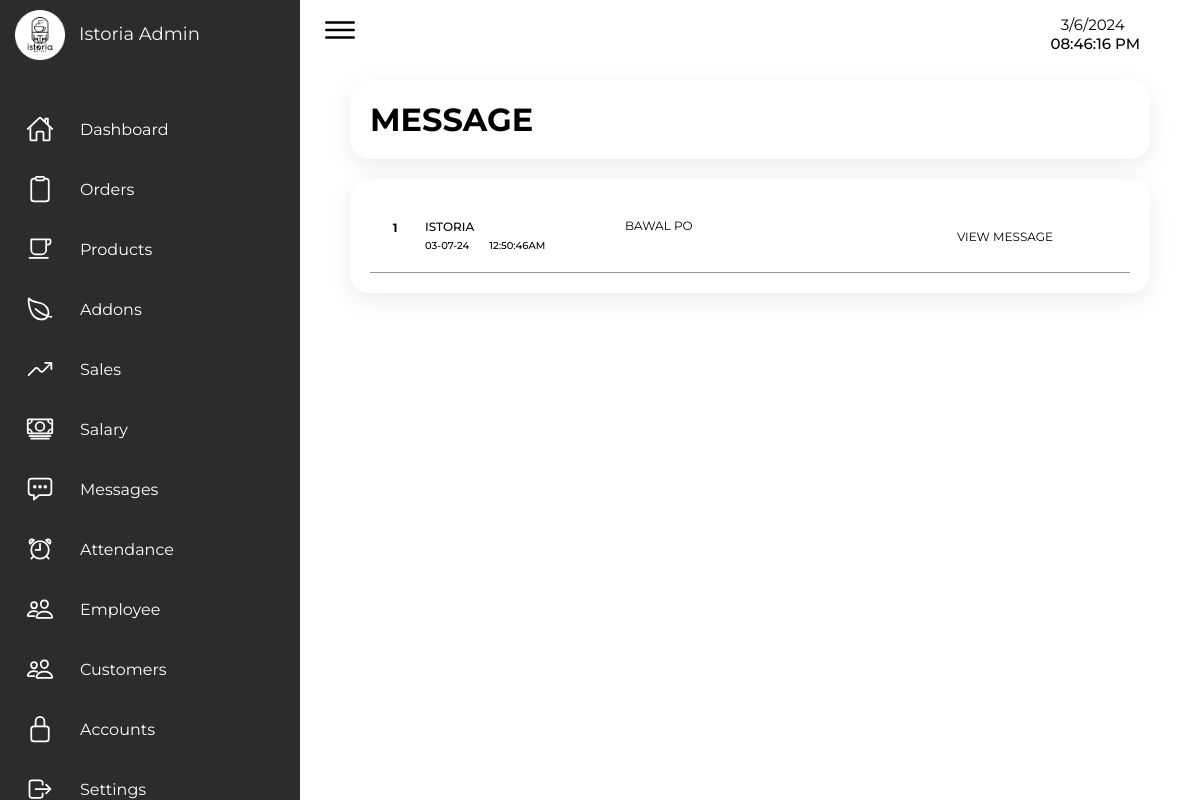
Before: /Admin/admin_messages.php (signed in) with the older database file.
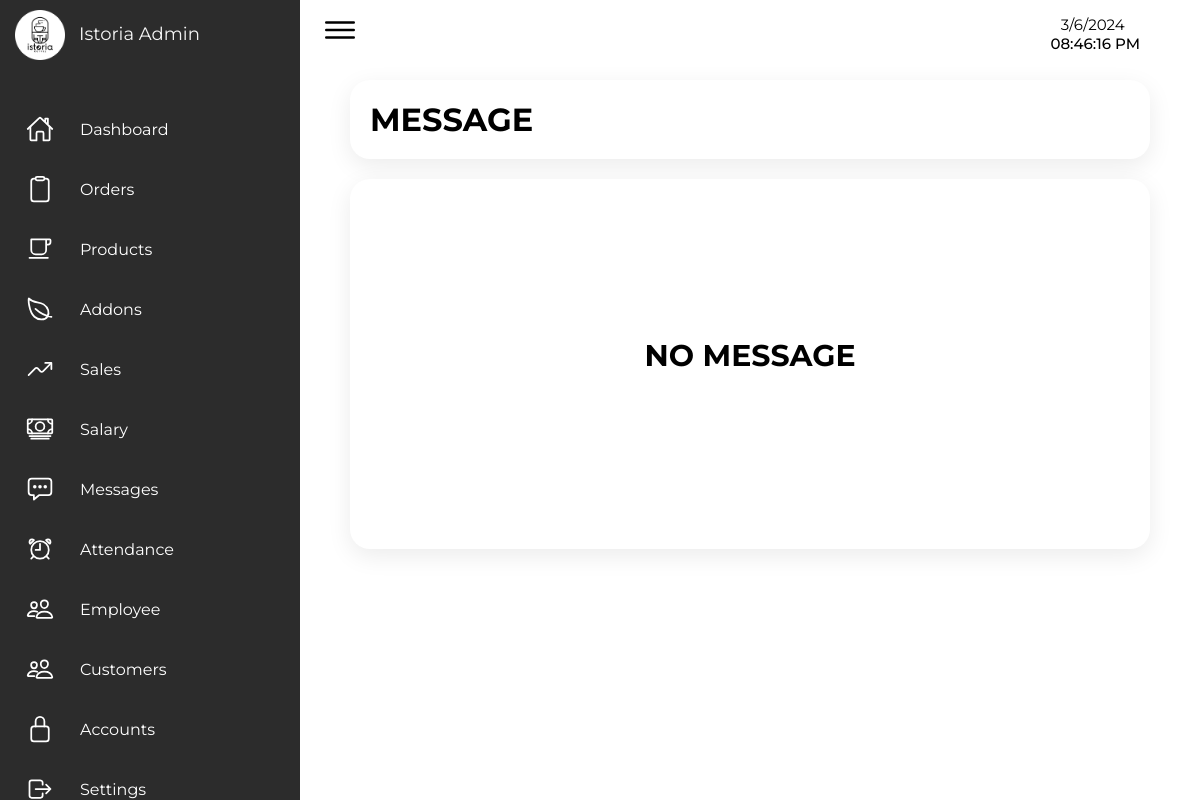
After: the same page with the newer database file.
### tables this page shows
CREATE TABLE `message` (
  `id` int(255) NOT NULL,
  `user_id` int(255) NOT NULL,
  `sender` varchar(255) NOT NULL,
  `name` varchar(255) NOT NULL,
  `email` varchar(255) NOT NULL,
  `message` varchar(1000) NOT NULL,
  `date` varchar(255) NOT NULL
);

### Admin/admin_messages.php (the view, shortened to what this page needs)
<?php
  include '../connection.php';
?>
<!DOCTYPE html>
<html lang="en">
  <head>
    <link rel="stylesheet" href="../Src/Styles/style_admin.css" />
  </head>
  <body>
    <div class="container">
    <?php include 'sidenav.php' ?>
      <div class="main">
        <div class="topbar">
          <div class="toggle">
            <ion-icon name="menu-outline"></ion-icon>
          </div>
          <?php include 'time.php' ?>
        </div>
        <div class="container-box">
          <h1>MESSAGE</h1>
        </div>
        <div class="container-box">
            <table class="messages-table" id="message-table" >
              <tbody>
              <?php
                $count = 0;
                $select_message = mysqli_query($conn, "SELECT * FROM `message` ORDER BY user_id, date DESC") or die ('Query failed');
                $current_user_id = null;
                if(mysqli_num_rows( $select_message)>0){
                while($fetch_message = mysqli_fetch_assoc($select_message)){
                    if($fetch_message['user_id'] != $current_user_id){
                      $count++;
                      $sender = $fetch_message['sender'];
                      $date = strtok($fetch_message["date"], " ");
                      $time = substr(strstr($fetch_message["date"], " "), 1);
                  ?>
                  <tr>
                    <td><h1><?php echo $count ?></h1></td>
                    <td> <?php if ($sender == "user") { ?>
                            <h1><strong><?php echo $fetch_message['name'] ?></strong></h1>
                            <div class="time">
                              <h2><strong><?php echo $date ?></strong></h2>
                              <h2><strong><?php echo $time ?></strong></h2>
                            </div>
                      <?php } else { ?>
                        <h1><?php echo $fetch_message['name'] ?></h1>
                            <div class="time">
                              <h2><?php echo $date ?></h2>
                              <h2><?php echo $time ?></h2>
                            </div>
                        <?php } ?>
                    </td>
                    <td>
                    <?php if ($sender == "user") { ?>
                        <div class="msg">
                          <p><strong><?php echo $fetch_message['message'] ?> </strong></p>
                          <div class="dot"></div>
                        </div>
                      <?php } else { ?>
                        <p><?php echo $fetch_message['message'] ?></p>
                      <?php } ?>
                    </td>
                    <td><a href="admin_message_view.php?id=<?php echo $fetch_message['user_id']?>">VIEW MESSAGE</a></td>
                  </tr>
                 <?php
                 $current_user_id = $fetch_message['user_id'];
                      }
                }
              }else{
                ?>
                <tr>
                  <td colspan="8" style="padding: 150px 0px; border:0px;">
                    <h1 style="font-size: 30px;">NO MESSAGE</h1>
                  </td>
                </tr>
                <?php
              }
                ?>
              </tbody>
            </table>
        </div>
      </div>
    </div>
  </body>
</html>

Changed rows visible on the page:
removed message: name "ISTORIA", date "03-07-24", date "12:50:46AM", message "BAWAL PO"
Other visible differences:
text now shown: "NO MESSAGE"
